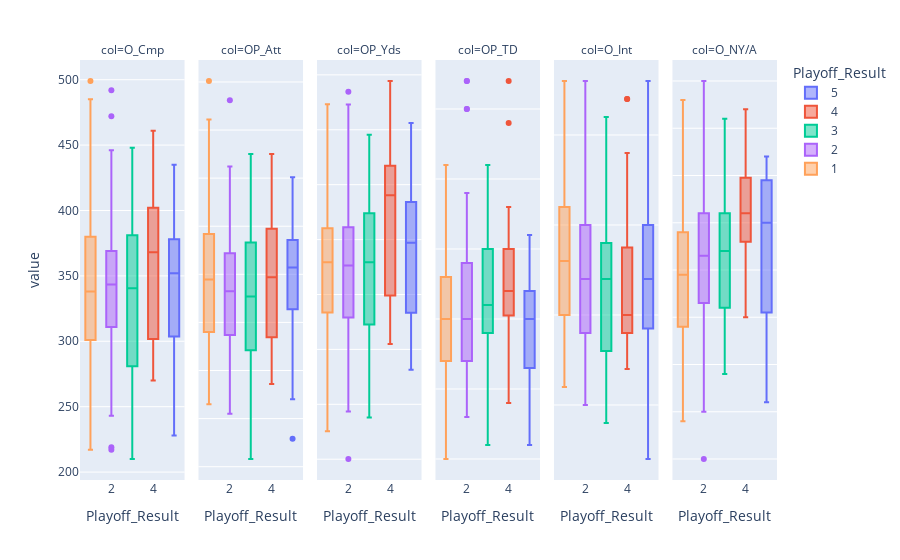

Notebook source saved alongside this figure:
### Code cell
import plotly.express as px

px.box(passing.melt(id_vars=['Playoff_Result'], var_name = "col" ), x = "Playoff_Result", y='value', 
       color = 'Playoff_Result',facet_col='col').update_yaxes(matches=None)

### Figure 1 — Plotly figure (JSON) as saved in the notebook; plotly's stock layout.template omitted (floating-point values rounded to 4 significant figures)
{"data": [{"alignmentgroup": "True", "hovertemplate": "Playoff_Result=%{x}<br>col=O_Cmp<br>value=%{y}<extra></extra>", "legendgroup": "5", "marker": {"color": "#636efa"}, "name": "5", "notched": false, "offsetgroup": "5", "orientation": "v", "showlegend": true, "type": "box", "x": [5, 5, 5, 5, 5, 5, 5, 5, 5, 5, 5, 5, 5, 5, 5, 5, 5, 5, 5, 5, 5, 5, 5], "x0": " ", "xaxis": "x", "y": [287, 306, 348, 320, 293, 228, 362, 302, 303, 378, 352, 359, 334, 267, 392, 368, 368, 341, 378, 378, 410, 406, 435], "y0": " ", "yaxis": "y"}, {"alignmentgroup": "True", "hovertemplate": "Playoff_Result=%{x}<br>col=OP_Att<br>value=%{y}<extra></extra>", "legendgroup": "5", "marker": {"color": "#636efa"}, "name": "5", "notched": false, "offsetgroup": "5", "orientation": "v", "showlegend": false, "type": "box", "x": [5, 5, 5, 5, 5, 5, 5, 5, 5, 5, 5, 5, 5, 5, 5, 5, 5, 5, 5, 5, 5, 5, 5], "x0": " ", "xaxis": "x2", "y": [504, 482, 567, 537, 485, 379, 557, 544, 506, 544, 541, 589, 560, 420, 609, 606, 550, 564, 574, 576, 626, 607, 651], "y0": " ", "yaxis": "y2"}, {"alignmentgroup": "True", "hovertemplate": "Playoff_Result=%{x}<br>col=OP_Yds<br>value=%{y}<extra></extra>", "legendgroup": "5", "marker": {"color": "#636efa"}, "name": "5", "notched": false, "offsetgroup": "5", "orientation": "v", "showlegend": false, "type": "box", "x": [5, 5, 5, 5, 5, 5, 5, 5, 5, 5, 5, 5, 5, 5, 5, 5, 5, 5, 5, 5, 5, 5, 5], "x0": " ", "xaxis": "x3", "y": [2815, 3089, 3445, 3432, 3588, 2926, 4308, 3154, 3301, 4355, 4124, 4734, 3739, 3236, 4121, 3970, 4308, 3737, 4258, 4498, 4626, 4642, 5062], "y0": " ", "yaxis": "y3"}, {"alignmentgroup": "True", "hovertemplate": "Playoff_Result=%{x}<br>col=OP_TD<br>value=%{y}<extra></extra>", "legendgroup": "5", "marker": {"color": "#636efa"}, "name": "5", "notched": false, "offsetgroup": "5", "orientation": "v", "showlegend": false, "type": "box", "x": [5, 5, 5, 5, 5, 5, 5, 5, 5, 5, 5, 5, 5, 5, 5, 5, 5, 5, 5, 5, 5, 5, 5], "x0": " ", "xaxis": "x4", "y": [9, 15, 6, 9, 15, 21, 17, 15, 16, 21, 11, 17, 17, 14, 13, 13, 19, 9, 18, 16, 16, 10, 18], "y0": " ", "yaxis": "y4"}, {"alignmentgroup": "True", "hovertemplate": "Playoff_Result=%{x}<br>col=O_Int<br>value=%{y}<extra></extra>", "legendgroup": "5", "marker": {"color": "#636efa"}, "name": "5", "notched": false, "offsetgroup": "5", "orientation": "v", "showlegend": false, "type": "box", "x": [5, 5, 5, 5, 5, 5, 5, 5, 5, 5, 5, 5, 5, 5, 5, 5, 5, 5, 5, 5, 5, 5, 5], "x0": " ", "xaxis": "x5", "y": [19, 15, 10, 13, 14, 14, 9, 20, 15, 12, 13, 16, 11, 9, 9, 23, 2, 9, 11, 5, 12, 18, 12], "y0": " ", "yaxis": "y5"}, {"alignmentgroup": "True", "hovertemplate": "Playoff_Result=%{x}<br>col=O_NY/A<br>value=%{y}<extra></extra>", "legendgroup": "5", "marker": {"color": "#636efa"}, "name": "5", "notched": false, "offsetgroup": "5", "orientation": "v", "showlegend": false, "type": "box", "x": [5, 5, 5, 5, 5, 5, 5, 5, 5, 5, 5, 5, 5, 5, 5, 5, 5, 5, 5, 5, 5, 5, 5], "x0": " ", "xaxis": "x6", "y": [5.1, 5.9, 5.7, 6, 7, 7.1, 7.5, 5.5, 5.9, 7.7, 7.1, 7.7, 6.3, 7, 6.5, 6.2, 7.5, 6.2, 7.2, 7.5, 7.1, 7.3, 7.5], "y0": " ", "yaxis": "y6"}, {"alignmentgroup": "True", "hovertemplate": "Playoff_Result=%{x}<br>col=O_Cmp<br>value=%{y}<extra></extra>", "legendgroup": "4", "marker": {"color": "#EF553B"}, "name": "4", "notched": false, "offsetgroup": "4", "orientation": "v", "showlegend": true, "type": "box", "x": [4, 4, 4, 4, 4, 4, 4, 4, 4, 4, 4, 4, 4, 4, 4, 4, 4, 4, 4, 4, 4, 4, 4], "x0": " ", "xaxis": "x", "y": [311, 379, 418, 270, 336, 307, 282, 403, 418, 402, 298, 402, 289, 461, 287, 300, 374, 389, 368, 331, 420, 384, 350], "y0": " ", "yaxis": "y"}, {"alignmentgroup": "True", "hovertemplate": "Playoff_Result=%{x}<br>col=OP_Att<br>value=%{y}<extra></extra>", "legendgroup": "4", "marker": {"color": "#EF553B"}, "name": "4", "notched": false, "offsetgroup": "4", "orientation": "v", "showlegend": false, "type": "box", "x": [4, 4, 4, 4, 4, 4, 4, 4, 4, 4, 4, 4, 4, 4, 4, 4, 4, 4, 4, 4, 4, 4, 4], "x0": " ", "xaxis": "x2", "y": [529, 551, 619, 460, 547, 474, 514, 586, 630, 601, 479, 612, 436, 675, 454, 501, 537, 587, 568, 478, 630, 555, 536], "y0": " ", "yaxis": "y2"}, {"alignmentgroup": "True", "hovertemplate": "Playoff_Result=%{x}<br>col=OP_Yds<br>value=%{y}<extra></extra>", "legendgroup": "4", "marker": {"color": "#EF553B"}, "name": "4", "notched": false, "offsetgroup": "4", "orientation": "v", "showlegend": false, "type": "box", "x": [4, 4, 4, 4, 4, 4, 4, 4, 4, 4, 4, 4, 4, 4, 4, 4, 4, 4, 4, 4, 4, 4, 4], "x0": " ", "xaxis": "x3", "y": [3367, 4663, 4475, 3050, 3979, 3458, 3281, 4731, 4674, 4515, 3601, 5084, 3298, 5444, 3250, 3589, 4725, 4418, 4507, 3792, 4854, 4403, 4105], "y0": " ", "yaxis": "y3"}, {"alignmentgroup": "True", "hovertemplate": "Playoff_Result=%{x}<br>col=OP_TD<br>value=%{y}<extra></extra>", "legendgroup": "4", "marker": {"color": "#EF553B"}, "name": "4", "notched": false, "offsetgroup": "4", "orientation": "v", "showlegend": false, "type": "box", "x": [4, 4, 4, 4, 4, 4, 4, 4, 4, 4, 4, 4, 4, 4, 4, 4, 4, 4, 4, 4, 4, 4, 4], "x0": " ", "xaxis": "x4", "y": [16, 20, 21, 9, 10, 29, 14, 17, 14, 16, 15, 18, 17, 16, 20, 19, 20, 16, 23, 23, 13, 16, 32], "y0": " ", "yaxis": "y4"}, {"alignmentgroup": "True", "hovertemplate": "Playoff_Result=%{x}<br>col=O_Int<br>value=%{y}<extra></extra>", "legendgroup": "4", "marker": {"color": "#EF553B"}, "name": "4", "notched": false, "offsetgroup": "4", "orientation": "v", "showlegend": false, "type": "box", "x": [4, 4, 4, 4, 4, 4, 4, 4, 4, 4, 4, 4, 4, 4, 4, 4, 4, 4, 4, 4, 4, 4, 4], "x0": " ", "xaxis": "x5", "y": [13, 22, 10, 16, 11, 10, 22, 9, 15, 19, 9, 12, 8, 10, 7, 10, 7, 8, 12, 13, 7, 14, 9], "y0": " ", "yaxis": "y5"}, {"alignmentgroup": "True", "hovertemplate": "Playoff_Result=%{x}<br>col=O_NY/A<br>value=%{y}<extra></extra>", "legendgroup": "4", "marker": {"color": "#EF553B"}, "name": "4", "notched": false, "offsetgroup": "4", "orientation": "v", "showlegend": false, "type": "box", "x": [4, 4, 4, 4, 4, 4, 4, 4, 4, 4, 4, 4, 4, 4, 4, 4, 4, 4, 4, 4, 4, 4, 4], "x0": " ", "xaxis": "x6", "y": [6, 7.9, 6.8, 6.3, 6.8, 6.9, 6.1, 7.8, 7.1, 7.4, 6.9, 7.9, 6.9, 7.8, 6.6, 6.7, 8.2, 7.1, 7.5, 7.4, 7.4, 7.2, 7.1], "y0": " ", "yaxis": "y6"}, {"alignmentgroup": "True", "hovertemplate": "Playoff_Result=%{x}<br>col=O_Cmp<br>value=%{y}<extra></extra>", "legendgroup": "3", "marker": {"color": "#00cc96"}, "name": "3", "notched": false, "offsetgroup": "3", "orientation": "v", "showlegend": true, "type": "box", "x": [3, 3, 3, 3, 3, 3, 3, 3, 3, 3, 3, 3, 3, 3, 3, 3, 3, 3, 3, 3, 3, 3, 3, 3, 3, 3, 3, 3, 3, 3, 3, 3, 3, 3, 3, 3, 3, 3, 3, 3, 3, 3, 3, 3, 3, 3], "x0": " ", "xaxis": "x", "y": [284, 307, 300, 274, 318, 306, 279, 381, 217, 228, 279, 269, 326, 372, 383, 281, 362, 261, 377, 210, 276, 288, 277, 314, 402, 422, 244, 380, 349, 410, 404, 353, 381, 403, 357, 316, 381, 385, 356, 297, 372, 410, 343, 448, 338, 418], "y0": " ", "yaxis": "y"}, {"alignmentgroup": "True", "hovertemplate": "Playoff_Result=%{x}<br>col=OP_Att<br>value=%{y}<extra></extra>", "legendgroup": "3", "marker": {"color": "#00cc96"}, "name": "3", "notched": false, "offsetgroup": "3", "orientation": "v", "showlegend": false, "type": "box", "x": [3, 3, 3, 3, 3, 3, 3, 3, 3, 3, 3, 3, 3, 3, 3, 3, 3, 3, 3, 3, 3, 3, 3, 3, 3, 3, 3, 3, 3, 3, 3, 3, 3, 3, 3, 3, 3, 3, 3, 3, 3, 3, 3, 3, 3, 3], "x0": " ", "xaxis": "x2", "y": [475, 495, 522, 454, 548, 500, 484, 569, 395, 358, 465, 449, 527, 580, 578, 471, 606, 433, 553, 393, 466, 525, 451, 544, 641, 615, 417, 628, 536, 661, 629, 562, 596, 620, 527, 527, 519, 583, 573, 448, 526, 596, 514, 675, 512, 610], "y0": " ", "yaxis": "y2"}, {"alignmentgroup": "True", "hovertemplate": "Playoff_Result=%{x}<br>col=OP_Yds<br>value=%{y}<extra></extra>", "legendgroup": "3", "marker": {"color": "#00cc96"}, "name": "3", "notched": false, "offsetgroup": "3", "orientation": "v", "showlegend": false, "type": "box", "x": [3, 3, 3, 3, 3, 3, 3, 3, 3, 3, 3, 3, 3, 3, 3, 3, 3, 3, 3, 3, 3, 3, 3, 3, 3, 3, 3, 3, 3, 3, 3, 3, 3, 3, 3, 3, 3, 3, 3, 3, 3, 3, 3, 3, 3, 3], "x0": " ", "xaxis": "x3", "y": [3306, 3832, 3145, 3113, 3384, 3320, 3020, 4179, 2412, 2720, 3227, 3271, 3400, 4503, 4334, 3005, 3911, 2808, 4156, 2380, 3015, 3242, 2930, 3423, 4662, 4509, 2979, 4087, 4261, 4894, 4587, 4616, 4202, 4199, 3753, 3593, 4042, 4955, 3733, 3582, 4106, 4620, 4221, 4791, 3856, 4240], "y0": " ", "yaxis": "y3"}, {"alignmentgroup": "True", "hovertemplate": "Playoff_Result=%{x}<br>col=OP_TD<br>value=%{y}<extra></extra>", "legendgroup": "3", "marker": {"color": "#00cc96"}, "name": "3", "notched": false, "offsetgroup": "3", "orientation": "v", "showlegend": false, "type": "box", "x": [3, 3, 3, 3, 3, 3, 3, 3, 3, 3, 3, 3, 3, 3, 3, 3, 3, 3, 3, 3, 3, 3, 3, 3, 3, 3, 3, 3, 3, 3, 3, 3, 3, 3, 3, 3, 3, 3, 3, 3, 3, 3, 3, 3, 3, 3], "x0": " ", "xaxis": "x4", "y": [23, 14, 6, 17, 15, 16, 23, 16, 20, 16, 25, 17, 20, 19, 13, 19, 15, 20, 19, 21, 10, 14, 14, 15, 25, 12, 18, 19, 14, 9, 14, 16, 13, 11, 15, 18, 26, 16, 18, 21, 16, 16, 22, 16, 20, 14], "y0": " ", "yaxis": "y4"}, {"alignmentgroup": "True", "hovertemplate": "Playoff_Result=%{x}<br>col=O_Int<br>value=%{y}<extra></extra>", "legendgroup": "3", "marker": {"color": "#00cc96"}, "name": "3", "notched": false, "offsetgroup": "3", "orientation": "v", "showlegend": false, "type": "box", "x": [3, 3, 3, 3, 3, 3, 3, 3, 3, 3, 3, 3, 3, 3, 3, 3, 3, 3, 3, 3, 3, 3, 3, 3, 3, 3, 3, 3, 3, 3, 3, 3, 3, 3, 3, 3, 3, 3, 3, 3, 3, 3, 3, 3, 3, 3], "x0": " ", "xaxis": "x5", "y": [11, 18, 14, 12, 11, 15, 11, 10, 16, 13, 7, 16, 12, 13, 15, 16, 16, 12, 7, 21, 21, 14, 5, 12, 9, 14, 8, 11, 6, 16, 7, 13, 15, 8, 8, 13, 7, 12, 4, 8, 5, 11, 14, 13, 9, 12], "y0": " ", "yaxis": "y5"}, {"alignmentgroup": "True", "hovertemplate": "Playoff_Result=%{x}<br>col=O_NY/A<br>value=%{y}<extra></extra>", "legendgroup": "3", "marker": {"color": "#00cc96"}, "name": "3", "notched": false, "offsetgroup": "3", "orientation": "v", "showlegend": false, "type": "box", "x": [3, 3, 3, 3, 3, 3, 3, 3, 3, 3, 3, 3, 3, 3, 3, 3, 3, 3, 3, 3, 3, 3, 3, 3, 3, 3, 3, 3, 3, 3, 3, 3, 3, 3, 3, 3, 3, 3, 3, 3, 3, 3, 3, 3, 3, 3], "x0": " ", "xaxis": "x6", "y": [6.6, 7.2, 5.6, 6.4, 5.8, 6.4, 5.7, 7.1, 5.4, 6.9, 6.6, 6.9, 6.1, 7.5, 7.3, 6.1, 6.2, 6, 7.1, 5.6, 5.8, 5.9, 5.9, 5.9, 7, 7, 6.5, 6.1, 7.5, 7.1, 6.9, 7.8, 6.8, 6.4, 6.8, 6.5, 7.5, 8.1, 6.1, 7.1, 7.5, 7.4, 7.7, 6.8, 7.1, 6.5], "y0": " ", "yaxis": "y6"}, {"alignmentgroup": "True", "hovertemplate": "Playoff_Result=%{x}<br>col=O_Cmp<br>value=%{y}<extra></extra>", "legendgroup": "2", "marker": {"color": "#ab63fa"}, "name": "2", "notched": false, "offsetgroup": "2", "orientation": "v", "showlegend": true, "type": "box", "x": [2, 2, 2, 2, 2, 2, 2, 2, 2, 2, 2, 2, 2, 2, 2, 2, 2, 2, 2, 2, 2, 2, 2, 2, 2, 2, 2, 2, 2, 2, 2, 2, 2, 2, 2, 2, 2, 2, 2, 2, 2, 2, 2, 2, 2, 2, 2, 2, 2, 2, 2, 2, 2, 2, 2, 2, 2, 2, 2, 2, 2, 2, 2, 2, 2, 2, 2, 2, 2, 2, 2, 2, 2, 2, 2, 2, 2, 2, 2, 2, 2, 2, 2, 2, 2, 2, 2, 2, 2, 2, 2, 2], "x0": " ", "xaxis": "x", "y": [286, 331, 243, 298, 314, 320, 315, 364, 354, 329, 268, 350, 339, 310, 377, 315, 380, 353, 282, 372, 347, 219, 278, 352, 287, 292, 328, 323, 355, 342, 288, 371, 298, 312, 265, 246, 338, 347, 392, 321, 331, 324, 361, 308, 376, 288, 472, 217, 354, 259, 402, 374, 292, 378, 446, 350, 399, 328, 327, 344, 391, 333, 310, 348, 365, 325, 347, 368, 384, 386, 343, 306, 348, 422, 356, 432, 341, 355, 289, 319, 370, 315, 257, 392, 492, 415, 402, 359, 355, 361, 346, 394], "y0": " ", "yaxis": "y"}, {"alignmentgroup": "True", "hovertemplate": "Playoff_Result=%{x}<br>col=OP_Att<br>value=%{y}<extra></extra>", "legendgroup": "2", "marker": {"color": "#ab63fa"}, "name": "2", "notched": false, "offsetgroup": "2", "orientation": "v", "showlegend": false, "type": "box", "x": [2, 2, 2, 2, 2, 2, 2, 2, 2, 2, 2, 2, 2, 2, 2, 2, 2, 2, 2, 2, 2, 2, 2, 2, 2, 2, 2, 2, 2, 2, 2, 2, 2, 2, 2, 2, 2, 2, 2, 2, 2, 2, 2, 2, 2, 2, 2, 2, 2, 2, 2, 2, 2, 2, 2, 2, 2, 2, 2, 2, 2, 2, 2, 2, 2, 2, 2, 2, 2, 2, 2, 2, 2, 2, 2, 2, 2, 2, 2, 2, 2, 2, 2, 2, 2, 2, 2, 2, 2, 2, 2, 2], "x0": " ", "xaxis": "x2", "y": [462, 575, 421, 497, 510, 557, 528, 553, 571, 485, 479, 551, 536, 473, 600, 502, 552, 527, 438, 580, 515, 418, 481, 564, 466, 512, 524, 544, 551, 531, 469, 590, 491, 478, 453, 414, 519, 550, 594, 510, 507, 544, 577, 491, 552, 467, 662, 429, 554, 405, 588, 558, 473, 544, 651, 582, 607, 476, 545, 554, 590, 489, 473, 573, 546, 483, 583, 567, 590, 536, 530, 496, 512, 599, 527, 644, 517, 534, 440, 466, 522, 501, 406, 590, 731, 655, 593, 535, 556, 574, 520, 596], "y0": " ", "yaxis": "y2"}, {"alignmentgroup": "True", "hovertemplate": "Playoff_Result=%{x}<br>col=OP_Yds<br>value=%{y}<extra></extra>", "legendgroup": "2", "marker": {"color": "#ab63fa"}, "name": "2", "notched": false, "offsetgroup": "2", "orientation": "v", "showlegend": false, "type": "box", "x": [2, 2, 2, 2, 2, 2, 2, 2, 2, 2, 2, 2, 2, 2, 2, 2, 2, 2, 2, 2, 2, 2, 2, 2, 2, 2, 2, 2, 2, 2, 2, 2, 2, 2, 2, 2, 2, 2, 2, 2, 2, 2, 2, 2, 2, 2, 2, 2, 2, 2, 2, 2, 2, 2, 2, 2, 2, 2, 2, 2, 2, 2, 2, 2, 2, 2, 2, 2, 2, 2, 2, 2, 2, 2, 2, 2, 2, 2, 2, 2, 2, 2, 2, 2, 2, 2, 2, 2, 2, 2, 2, 2], "x0": " ", "xaxis": "x3", "y": [3266, 3124, 2567, 3329, 3770, 3314, 2952, 3707, 3457, 3418, 3167, 3832, 3981, 3240, 3961, 3878, 4516, 4623, 3050, 4253, 4096, 2002, 3106, 4120, 3262, 3054, 3435, 4119, 4033, 4105, 3328, 3964, 3177, 3858, 2819, 3158, 4338, 4287, 4016, 3419, 3847, 3341, 3567, 3335, 4924, 3506, 5347, 2434, 3830, 3031, 4534, 4049, 3043, 4328, 4918, 3725, 4661, 3784, 3511, 3819, 4603, 3790, 3255, 3503, 3740, 3631, 3176, 4124, 4380, 4189, 3990, 3191, 4089, 4275, 3538, 4461, 3791, 3783, 3225, 3523, 3758, 3539, 2739, 4014, 5229, 4284, 4315, 3418, 3736, 4129, 3157, 3959], "y0": " ", "yaxis": "y3"}, {"alignmentgroup": "True", "hovertemplate": "Playoff_Result=%{x}<br>col=OP_TD<br>value=%{y}<extra></extra>", "legendgroup": "2", "marker": {"color": "#ab63fa"}, "name": "2", "notched": false, "offsetgroup": "2", "orientation": "v", "showlegend": false, "type": "box", "x": [2, 2, 2, 2, 2, 2, 2, 2, 2, 2, 2, 2, 2, 2, 2, 2, 2, 2, 2, 2, 2, 2, 2, 2, 2, 2, 2, 2, 2, 2, 2, 2, 2, 2, 2, 2, 2, 2, 2, 2, 2, 2, 2, 2, 2, 2, 2, 2, 2, 2, 2, 2, 2, 2, 2, 2, 2, 2, 2, 2, 2, 2, 2, 2, 2, 2, 2, 2, 2, 2, 2, 2, 2, 2, 2, 2, 2, 2, 2, 2, 2, 2, 2, 2, 2, 2, 2, 2, 2, 2, 2, 2], "x0": " ", "xaxis": "x4", "y": [14, 13, 16, 14, 11, 11, 12, 14, 16, 12, 23, 15, 32, 18, 19, 11, 8, 10, 15, 11, 18, 11, 15, 16, 32, 8, 11, 13, 19, 14, 18, 9, 19, 13, 24, 30, 17, 14, 16, 22, 19, 13, 14, 11, 12, 18, 16, 11, 19, 16, 12, 9, 14, 9, 10, 15, 15, 16, 10, 16, 16, 10, 19, 8, 15, 24, 8, 13, 12, 23, 12, 18, 16, 12, 13, 13, 15, 17, 21, 19, 30, 21, 24, 19, 18, 20, 13, 23, 24, 15, 21, 16], "y0": " ", "yaxis": "y4"}, {"alignmentgroup": "True", "hovertemplate": "Playoff_Result=%{x}<br>col=O_Int<br>value=%{y}<extra></extra>", "legendgroup": "2", "marker": {"color": "#ab63fa"}, "name": "2", "notched": false, "offsetgroup": "2", "orientation": "v", "showlegend": false, "type": "box", "x": [2, 2, 2, 2, 2, 2, 2, 2, 2, 2, 2, 2, 2, 2, 2, 2, 2, 2, 2, 2, 2, 2, 2, 2, 2, 2, 2, 2, 2, 2, 2, 2, 2, 2, 2, 2, 2, 2, 2, 2, 2, 2, 2, 2, 2, 2, 2, 2, 2, 2, 2, 2, 2, 2, 2, 2, 2, 2, 2, 2, 2, 2, 2, 2, 2, 2, 2, 2, 2, 2, 2, 2, 2, 2, 2, 2, 2, 2, 2, 2, 2, 2, 2, 2, 2, 2, 2, 2, 2, 2, 2, 2], "x0": " ", "xaxis": "x5", "y": [16, 15, 17, 15, 15, 20, 16, 9, 10, 10, 12, 22, 12, 21, 23, 9, 12, 10, 11, 22, 11, 15, 11, 15, 9, 22, 14, 9, 14, 19, 8, 13, 10, 11, 9, 12, 10, 9, 18, 13, 5, 20, 9, 10, 8, 9, 14, 13, 13, 10, 11, 8, 13, 11, 12, 10, 15, 11, 12, 12, 21, 8, 7, 8, 8, 6, 16, 12, 15, 8, 12, 17, 12, 11, 8, 15, 6, 14, 8, 8, 8, 8, 11, 14, 12, 16, 7, 14, 18, 14, 6, 9], "y0": " ", "yaxis": "y5"}, {"alignmentgroup": "True", "hovertemplate": "Playoff_Result=%{x}<br>col=O_NY/A<br>value=%{y}<extra></extra>", "legendgroup": "2", "marker": {"color": "#ab63fa"}, "name": "2", "notched": false, "offsetgroup": "2", "orientation": "v", "showlegend": false, "type": "box", "x": [2, 2, 2, 2, 2, 2, 2, 2, 2, 2, 2, 2, 2, 2, 2, 2, 2, 2, 2, 2, 2, 2, 2, 2, 2, 2, 2, 2, 2, 2, 2, 2, 2, 2, 2, 2, 2, 2, 2, 2, 2, 2, 2, 2, 2, 2, 2, 2, 2, 2, 2, 2, 2, 2, 2, 2, 2, 2, 2, 2, 2, 2, 2, 2, 2, 2, 2, 2, 2, 2, 2, 2, 2, 2, 2, 2, 2, 2, 2, 2, 2, 2, 2, 2, 2, 2, 2, 2, 2, 2, 2, 2], "x0": " ", "xaxis": "x6", "y": [6.7, 5, 5.7, 6.2, 7.1, 5.6, 5.4, 6.4, 5.8, 6.6, 6.1, 6.6, 7.1, 6.6, 6.2, 7.4, 7.6, 8.5, 6.5, 6.8, 7.7, 4.5, 6.1, 7, 6.6, 5.4, 6.3, 7.2, 7, 7.4, 6.7, 6.3, 6.1, 7.7, 6.1, 7.3, 8, 7.3, 6.5, 6.3, 7.2, 5.8, 5.9, 6.3, 8.3, 7, 7.8, 5.2, 6.6, 6.9, 7.4, 6.6, 5.9, 7.5, 7.1, 6.1, 7.5, 7.5, 6, 6.7, 7.4, 7.1, 6.3, 5.7, 6.5, 7.1, 5.2, 6.8, 7.1, 7.5, 7.2, 6, 7.5, 6.7, 6.1, 6.7, 6.7, 6.5, 6.9, 7.1, 6.8, 6.7, 6.3, 6.5, 6.9, 6.3, 6.9, 5.9, 6.4, 6.8, 5.5, 6.3], "y0": " ", "yaxis": "y6"}, {"alignmentgroup": "True", "hovertemplate": "Playoff_Result=%{x}<br>col=O_Cmp<br>value=%{y}<extra></extra>", "legendgroup": "1", "marker": {"color": "#FFA15A"}, "name": "1", "notched": false, "offsetgroup": "1", "orientation": "v", "showlegend": true, "type": "box", "x": [1, 1, 1, 1, 1, 1, 1, 1, 1, 1, 1, 1, 1, 1, 1, 1, 1, 1, 1, 1, 1, 1, 1, 1, 1, 1, 1, 1, 1, 1, 1, 1, 1, 1, 1, 1, 1, 1, 1, 1, 1, 1, 1, 1, 1, 1, 1, 1, 1, 1, 1, 1, 1, 1, 1, 1, 1, 1, 1, 1, 1, 1, 1, 1, 1, 1, 1, 1, 1, 1, 1, 1, 1, 1, 1, 1, 1, 1, 1, 1, 1, 1, 1, 1, 1, 1, 1, 1, 1, 1, 1, 1, 1, 1, 1, 1, 1, 1], "x0": " ", "xaxis": "x", "y": [354, 237, 380, 357, 275, 318, 272, 362, 338, 338, 392, 361, 317, 280, 217, 294, 382, 303, 304, 288, 362, 294, 303, 283, 301, 313, 310, 272, 288, 316, 319, 282, 330, 267, 393, 265, 390, 357, 286, 335, 274, 348, 450, 450, 365, 341, 423, 308, 291, 339, 335, 300, 366, 364, 310, 333, 365, 323, 411, 320, 294, 386, 334, 358, 316, 377, 388, 379, 293, 289, 363, 320, 334, 344, 280, 345, 391, 418, 378, 299, 316, 402, 428, 389, 388, 371, 415, 307, 444, 425, 429, 364, 499, 448, 300, 368, 399, 485], "y0": " ", "yaxis": "y"}, {"alignmentgroup": "True", "hovertemplate": "Playoff_Result=%{x}<br>col=OP_Att<br>value=%{y}<extra></extra>", "legendgroup": "1", "marker": {"color": "#FFA15A"}, "name": "1", "notched": false, "offsetgroup": "1", "orientation": "v", "showlegend": false, "type": "box", "x": [1, 1, 1, 1, 1, 1, 1, 1, 1, 1, 1, 1, 1, 1, 1, 1, 1, 1, 1, 1, 1, 1, 1, 1, 1, 1, 1, 1, 1, 1, 1, 1, 1, 1, 1, 1, 1, 1, 1, 1, 1, 1, 1, 1, 1, 1, 1, 1, 1, 1, 1, 1, 1, 1, 1, 1, 1, 1, 1, 1, 1, 1, 1, 1, 1, 1, 1, 1, 1, 1, 1, 1, 1, 1, 1, 1, 1, 1, 1, 1, 1, 1, 1, 1, 1, 1, 1, 1, 1, 1, 1, 1, 1, 1, 1, 1, 1, 1], "x0": " ", "xaxis": "x2", "y": [569, 433, 587, 571, 453, 506, 464, 592, 549, 552, 591, 580, 521, 479, 415, 510, 598, 521, 532, 450, 538, 558, 487, 487, 523, 488, 506, 450, 464, 490, 525, 442, 491, 452, 585, 434, 592, 553, 477, 553, 475, 561, 661, 679, 594, 539, 666, 535, 442, 628, 540, 483, 570, 587, 508, 546, 604, 503, 612, 568, 454, 555, 505, 619, 477, 598, 594, 596, 501, 476, 543, 518, 556, 512, 427, 506, 613, 581, 620, 513, 485, 614, 656, 601, 563, 552, 591, 494, 647, 664, 628, 535, 751, 672, 488, 584, 573, 711], "y0": " ", "yaxis": "y2"}, {"alignmentgroup": "True", "hovertemplate": "Playoff_Result=%{x}<br>col=OP_Yds<br>value=%{y}<extra></extra>", "legendgroup": "1", "marker": {"color": "#FFA15A"}, "name": "1", "notched": false, "offsetgroup": "1", "orientation": "v", "showlegend": false, "type": "box", "x": [1, 1, 1, 1, 1, 1, 1, 1, 1, 1, 1, 1, 1, 1, 1, 1, 1, 1, 1, 1, 1, 1, 1, 1, 1, 1, 1, 1, 1, 1, 1, 1, 1, 1, 1, 1, 1, 1, 1, 1, 1, 1, 1, 1, 1, 1, 1, 1, 1, 1, 1, 1, 1, 1, 1, 1, 1, 1, 1, 1, 1, 1, 1, 1, 1, 1, 1, 1, 1, 1, 1, 1, 1, 1, 1, 1, 1, 1, 1, 1, 1, 1, 1, 1, 1, 1, 1, 1, 1, 1, 1, 1, 1, 1, 1, 1, 1, 1], "x0": " ", "xaxis": "x3", "y": [4243, 2583, 5232, 4282, 3157, 3445, 2741, 3323, 3951, 3412, 4055, 3627, 3618, 2969, 2255, 3162, 4449, 3999, 3539, 3357, 3820, 3578, 2890, 3190, 3058, 3153, 3836, 3000, 2878, 3357, 3463, 3071, 3632, 2956, 4094, 3336, 4436, 4180, 2890, 4089, 2968, 3906, 4441, 4609, 4192, 4054, 4814, 3340, 3422, 4128, 3578, 2751, 4268, 4136, 4110, 3340, 4030, 3421, 4825, 3808, 2928, 4095, 3923, 3833, 3500, 3879, 4111, 4051, 3077, 2825, 4104, 3831, 3558, 3564, 3093, 3781, 3833, 4244, 3961, 3229, 3653, 3655, 4003, 3465, 3941, 4053, 4276, 3404, 4800, 3778, 4567, 3857, 4586, 4484, 3040, 4511, 3934, 4584], "y0": " ", "yaxis": "y3"}, {"alignmentgroup": "True", "hovertemplate": "Playoff_Result=%{x}<br>col=OP_TD<br>value=%{y}<extra></extra>", "legendgroup": "1", "marker": {"color": "#FFA15A"}, "name": "1", "notched": false, "offsetgroup": "1", "orientation": "v", "showlegend": false, "type": "box", "x": [1, 1, 1, 1, 1, 1, 1, 1, 1, 1, 1, 1, 1, 1, 1, 1, 1, 1, 1, 1, 1, 1, 1, 1, 1, 1, 1, 1, 1, 1, 1, 1, 1, 1, 1, 1, 1, 1, 1, 1, 1, 1, 1, 1, 1, 1, 1, 1, 1, 1, 1, 1, 1, 1, 1, 1, 1, 1, 1, 1, 1, 1, 1, 1, 1, 1, 1, 1, 1, 1, 1, 1, 1, 1, 1, 1, 1, 1, 1, 1, 1, 1, 1, 1, 1, 1, 1, 1, 1, 1, 1, 1, 1, 1, 1, 1, 1, 1], "x0": " ", "xaxis": "x4", "y": [21, 18, 26, 14, 14, 16, 11, 17, 14, 10, 12, 12, 17, 20, 18, 11, 9, 13, 17, 24, 15, 17, 13, 18, 14, 15, 21, 17, 17, 15, 15, 9, 18, 15, 13, 23, 19, 20, 9, 14, 13, 18, 9, 13, 14, 13, 9, 10, 22, 11, 11, 16, 17, 14, 19, 17, 11, 19, 10, 6, 18, 9, 18, 7, 14, 6, 9, 17, 15, 12, 12, 17, 19, 16, 15, 12, 16, 12, 17, 13, 26, 12, 12, 18, 15, 20, 23, 25, 15, 10, 14, 24, 5, 18, 14, 12, 12, 15], "y0": " ", "yaxis": "y4"}, {"alignmentgroup": "True", "hovertemplate": "Playoff_Result=%{x}<br>col=O_Int<br>value=%{y}<extra></extra>", "legendgroup": "1", "marker": {"color": "#FFA15A"}, "name": "1", "notched": false, "offsetgroup": "1", "orientation": "v", "showlegend": false, "type": "box", "x": [1, 1, 1, 1, 1, 1, 1, 1, 1, 1, 1, 1, 1, 1, 1, 1, 1, 1, 1, 1, 1, 1, 1, 1, 1, 1, 1, 1, 1, 1, 1, 1, 1, 1, 1, 1, 1, 1, 1, 1, 1, 1, 1, 1, 1, 1, 1, 1, 1, 1, 1, 1, 1, 1, 1, 1, 1, 1, 1, 1, 1, 1, 1, 1, 1, 1, 1, 1, 1, 1, 1, 1, 1, 1, 1, 1, 1, 1, 1, 1, 1, 1, 1, 1, 1, 1, 1, 1, 1, 1, 1, 1, 1, 1, 1, 1, 1, 1], "x0": " ", "xaxis": "x5", "y": [12, 13, 23, 15, 19, 12, 14, 12, 14, 22, 19, 16, 16, 18, 19, 21, 19, 20, 18, 8, 14, 17, 14, 6, 18, 16, 21, 12, 17, 8, 11, 14, 7, 17, 12, 11, 13, 8, 13, 13, 8, 13, 22, 17, 13, 15, 16, 14, 8, 18, 16, 12, 16, 20, 9, 8, 12, 17, 10, 12, 9, 11, 9, 12, 15, 16, 10, 7, 16, 10, 8, 7, 9, 14, 7, 9, 8, 6, 9, 12, 7, 16, 11, 16, 13, 11, 11, 10, 11, 11, 14, 13, 10, 15, 13, 15, 12, 10], "y0": " ", "yaxis": "y5"}, {"alignmentgroup": "True", "hovertemplate": "Playoff_Result=%{x}<br>col=O_NY/A<br>value=%{y}<extra></extra>", "legendgroup": "1", "marker": {"color": "#FFA15A"}, "name": "1", "notched": false, "offsetgroup": "1", "orientation": "v", "showlegend": false, "type": "box", "x": [1, 1, 1, 1, 1, 1, 1, 1, 1, 1, 1, 1, 1, 1, 1, 1, 1, 1, 1, 1, 1, 1, 1, 1, 1, 1, 1, 1, 1, 1, 1, 1, 1, 1, 1, 1, 1, 1, 1, 1, 1, 1, 1, 1, 1, 1, 1, 1, 1, 1, 1, 1, 1, 1, 1, 1, 1, 1, 1, 1, 1, 1, 1, 1, 1, 1, 1, 1, 1, 1, 1, 1, 1, 1, 1, 1, 1, 1, 1, 1, 1, 1, 1, 1, 1, 1, 1, 1, 1, 1, 1, 1, 1, 1, 1, 1, 1, 1], "x0": " ", "xaxis": "x6", "y": [7.1, 5.5, 8.3, 7.2, 6.6, 6.5, 5.7, 5.2, 6.9, 5.8, 6.6, 6, 6.4, 5.9, 4.9, 5.8, 7.3, 7.5, 6.3, 7.1, 6.8, 6.1, 5.5, 6.1, 5.6, 6, 7.1, 6.1, 5.8, 6.4, 6.3, 6.3, 7, 6, 6.8, 7.4, 7.3, 6.9, 5.7, 6.9, 5.9, 6.4, 6.5, 6.6, 6.8, 7, 6.9, 6, 7.2, 6.2, 6.1, 5.3, 6.9, 6.7, 7.4, 5.7, 6.2, 6.5, 7.5, 6.4, 5.9, 7, 7.3, 5.9, 6.9, 6.3, 6.5, 6.6, 5.7, 5.4, 7.1, 7, 6.1, 6.5, 6.5, 6.7, 5.9, 7, 6.1, 5.8, 7.2, 5.6, 6, 5.3, 6.5, 7.1, 6.8, 6.5, 7.1, 5.4, 6.8, 6.9, 5.9, 6.2, 5.8, 7.3, 6.4, 6.1], "y0": " ", "yaxis": "y6"}], "layout": {"annotations": [{"font": {}, "showarrow": false, "text": "col=O_Cmp", "x": 0.075, "xanchor": "center", "xref": "paper", "y": 1, "yanchor": "bottom", "yref": "paper"}, {"font": {}, "showarrow": false, "text": "col=OP_Att", "x": 0.245, "xanchor": "center", "xref": "paper", "y": 1, "yanchor": "bottom", "yref": "paper"}, {"font": {}, "showarrow": false, "text": "col=OP_Yds", "x": 0.415, "xanchor": "center", "xref": "paper", "y": 1, "yanchor": "bottom", "yref": "paper"}, {"font": {}, "showarrow": false, "text": "col=OP_TD", "x": 0.585, "xanchor": "center", "xref": "paper", "y": 1, "yanchor": "bottom", "yref": "paper"}, {"font": {}, "showarrow": false, "text": "col=O_Int", "x": 0.755, "xanchor": "center", "xref": "paper", "y": 1, "yanchor": "bottom", "yref": "paper"}, {"font": {}, "showarrow": false, "text": "col=O_NY/A", "x": 0.925, "xanchor": "center", "xref": "paper", "y": 1, "yanchor": "bottom", "yref": "paper"}], "boxmode": "overlay", "legend": {"title": {"text": "Playoff_Result"}, "tracegroupgap": 0}, "margin": {"t": 60}, "xaxis": {"anchor": "y", "categoryarray": [5, 4, 3, 2, 1], "categoryorder": "array", "domain": [0, 0.15], "title": {"text": "Playoff_Result"}}, "xaxis2": {"anchor": "y2", "categoryarray": [5, 4, 3, 2, 1], "categoryorder": "array", "domain": [0.17, 0.32], "matches": "x", "title": {"text": "Playoff_Result"}}, "xaxis3": {"anchor": "y3", "categoryarray": [5, 4, 3, 2, 1], "categoryorder": "array", "domain": [0.34, 0.49], "matches": "x", "title": {"text": "Playoff_Result"}}, "xaxis4": {"anchor": "y4", "categoryarray": [5, 4, 3, 2, 1], "categoryorder": "array", "domain": [0.51, 0.66], "matches": "x", "title": {"text": "Playoff_Result"}}, "xaxis5": {"anchor": "y5", "categoryarray": [5, 4, 3, 2, 1], "categoryorder": "array", "domain": [0.68, 0.83], "matches": "x", "title": {"text": "Playoff_Result"}}, "xaxis6": {"anchor": "y6", "categoryarray": [5, 4, 3, 2, 1], "categoryorder": "array", "domain": [0.85, 1], "matches": "x", "title": {"text": "Playoff_Result"}}, "yaxis": {"anchor": "x", "domain": [0, 1], "title": {"text": "value"}}, "yaxis2": {"anchor": "x2", "domain": [0, 1], "showticklabels": false}, "yaxis3": {"anchor": "x3", "domain": [0, 1], "showticklabels": false}, "yaxis4": {"anchor": "x4", "domain": [0, 1], "showticklabels": false}, "yaxis5": {"anchor": "x5", "domain": [0, 1], "showticklabels": false}, "yaxis6": {"anchor": "x6", "domain": [0, 1], "showticklabels": false}}}
